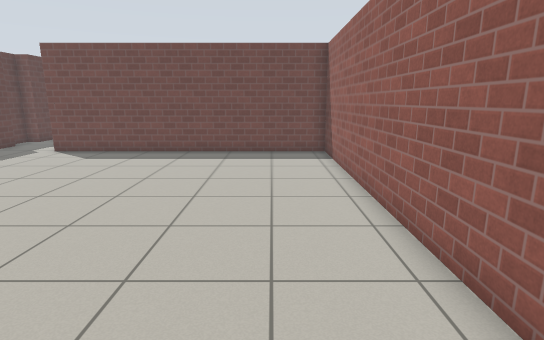
view 1 (above)

15 first-person views from a walk through a Gazebo world. The camera is 1.2 m above the floor, tilts 12° down and sees 80° across. The floor is counted in squares, 0.5 m on a side. Each view is taken from the middle of a square. On the plan, view 1 faces up. The plan holds only what a view shows up to about 19 squares ahead; the rest is blank. The place goes on beyond the plan. Gazebo's built-in surfaces are drawn with simple patterns.

view 2
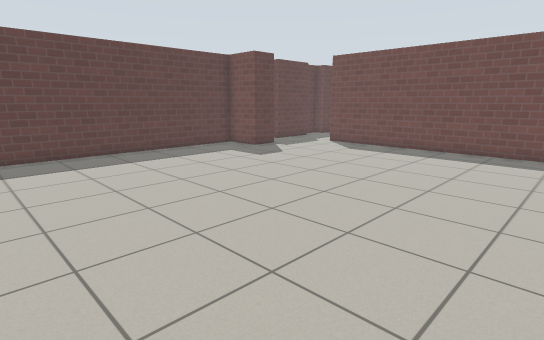

view 3
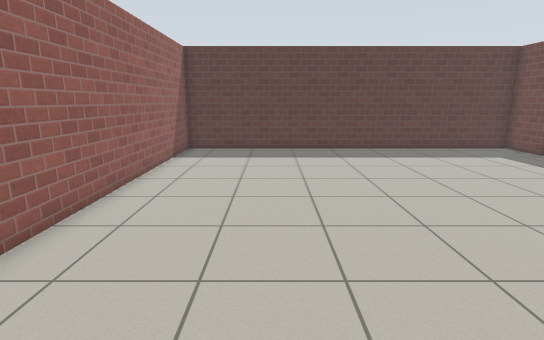

view 4
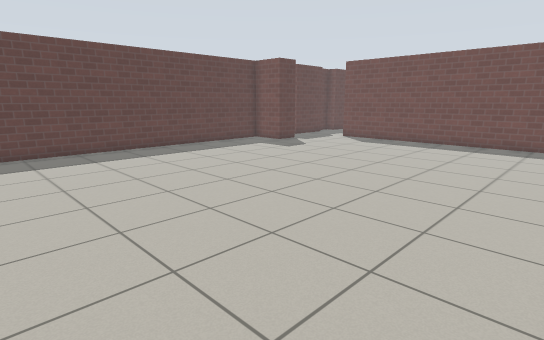

view 5
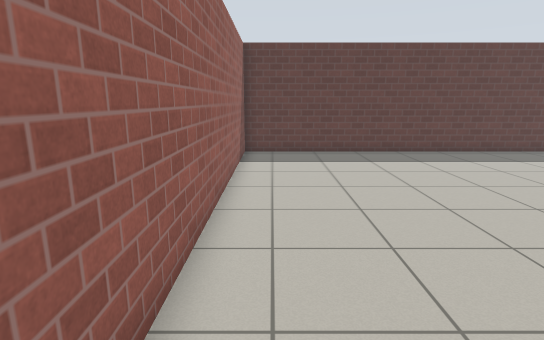

view 6
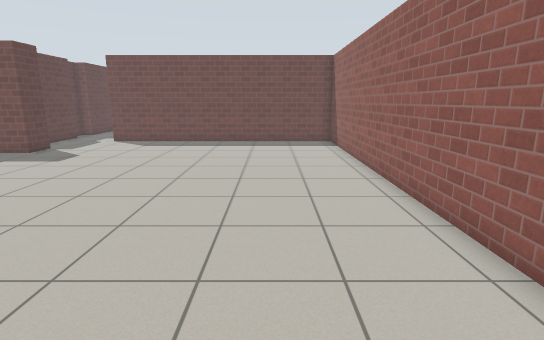

view 7
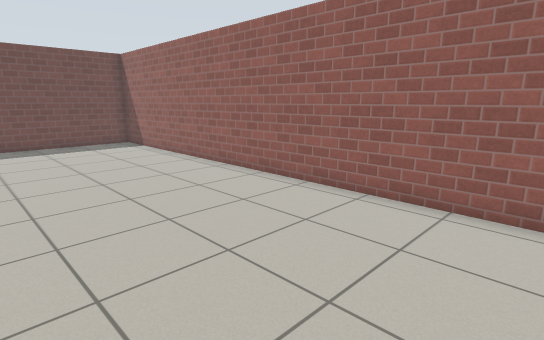

view 8
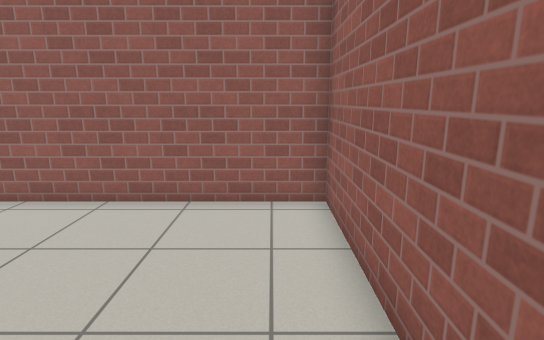

view 9
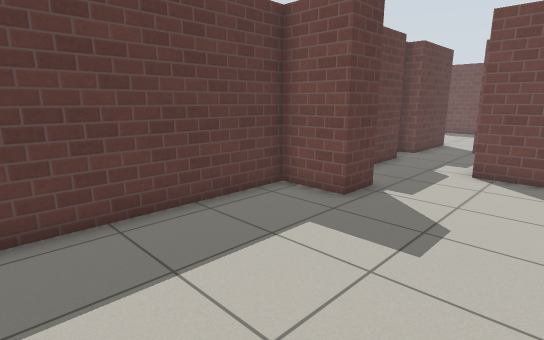

view 10
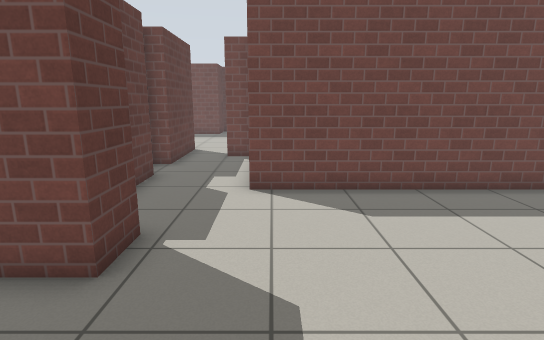

view 11
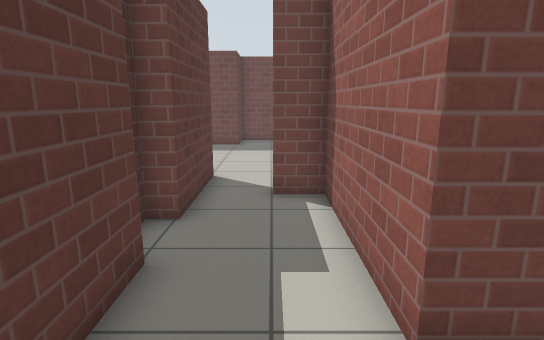

view 12
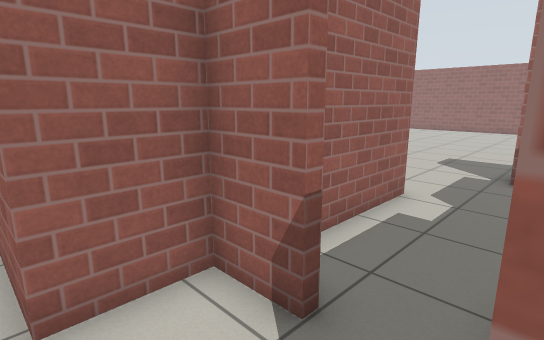

view 13
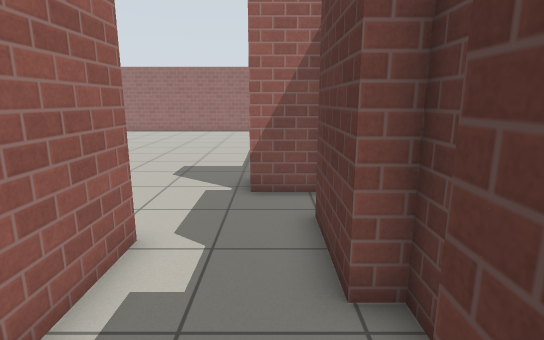

view 14
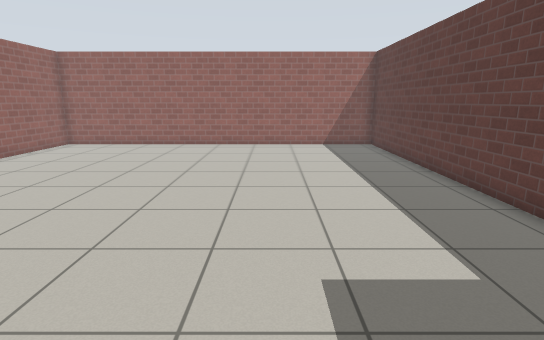

view 15
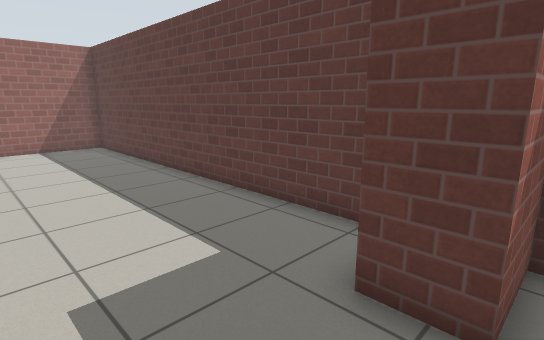

### Floor plan
Points are (right, up) in squares from view 1. A wall is a line through its corners. A room is listed if a view was taken in it or the views show most of it. See-through windows are left out.
Room 1 (views 1, 2, 3, 4, 5, 6, 7, 8, 9, 10, 11, 12, 13, 14, 15)
walls: (-14.6, 12.6) (-12.4, 12.6) (-12.4, 11.1) (-14.6, 11.1) (-14.6, -5.3) (2.6, -5.3) (2.6, 15.7) (-10.6, 15.7) (-10.6, 21.2) (-12, 21.2); (-12, 21.5) (-10.3, 21.5) (-10.3, 23.7); (-13.9, 23.5) (-13.9, 19.4) (-14.6, 19.4) (-14.6, 17.5) (-13.9, 17.5) (-13.9, 14.4)

Where each view was taken, in squares from view 1:
view 1: 0 up, 0 right, facing up
view 2: 1 down, 1 right, facing up-left
view 3: 1 down, 2 right, facing left
view 4: 4 down, 2 right, facing up-left
view 5: 4 down, 1 right, facing left
view 6: 4 down, 1 left, facing up
view 7: 4 down, 5 left, facing up-right
view 8: 4 down, 5 left, facing right
view 9: 4 up, 8 left, facing up-left
view 10: 7 up, 10 left, facing up
view 11: 13 up, 12 left, facing up
view 12: 24 up, 14 left, facing down-right
view 13: 21 up, 13 left, facing down
view 14: 13 up, 9 left, facing down
view 15: 13 up, 9 left, facing down-left
